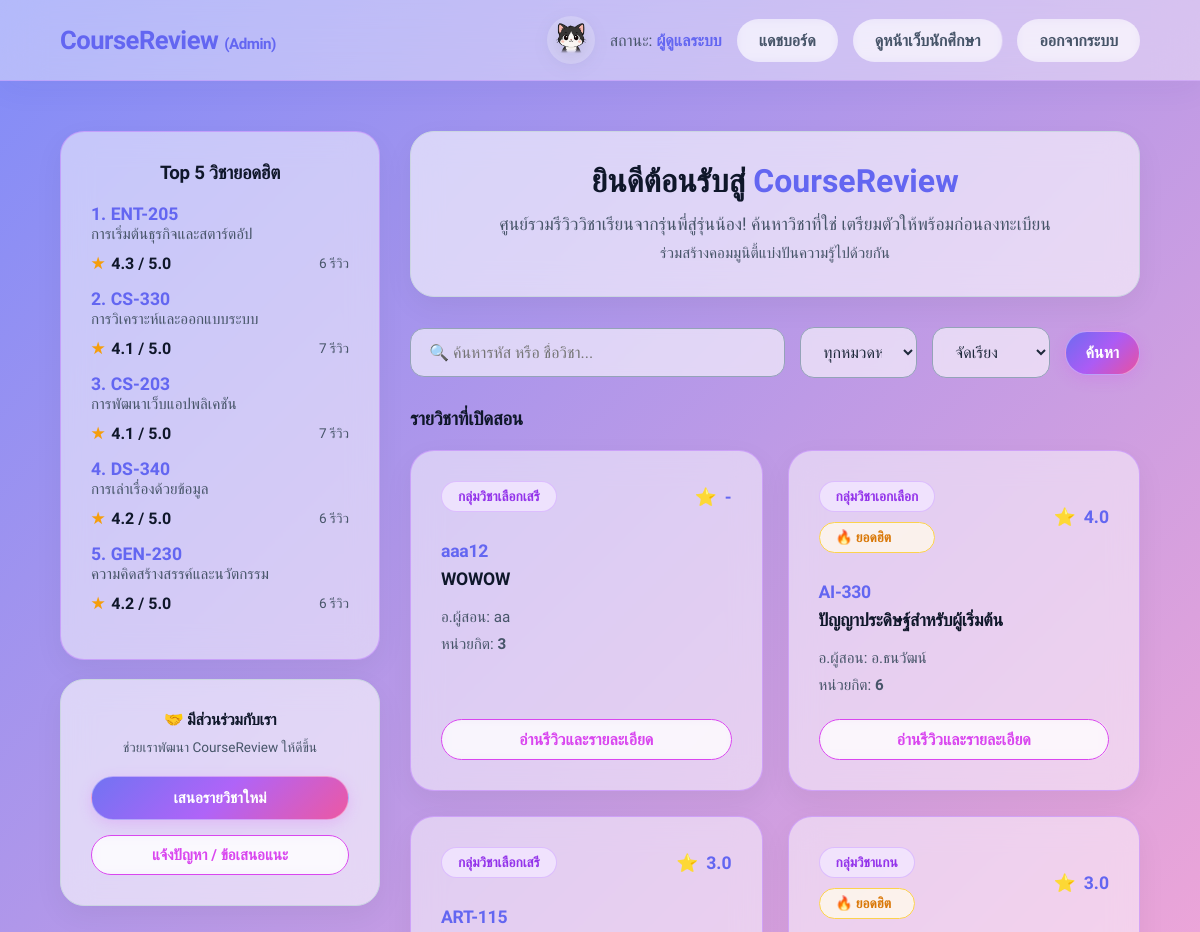
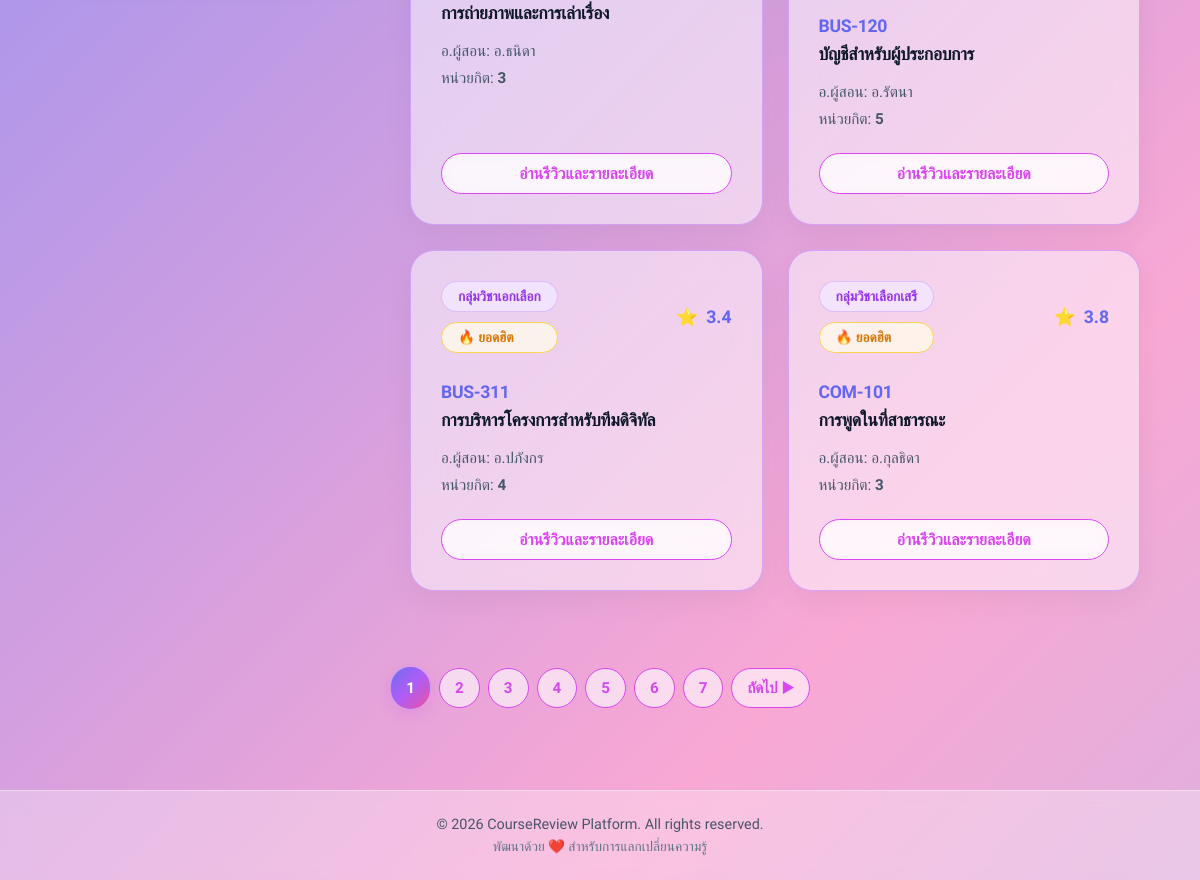
Page /CourseReview/index.php (signed in) on the committed database (2 pictures, top to bottom).
### tables this page shows
CREATE TABLE `courses` (
  `course_id` varchar(20) NOT NULL,
  `course_name` varchar(150) NOT NULL,
  `teacher_name` varchar(100) NOT NULL,
  `credits` int(11) NOT NULL DEFAULT 3,
  `category_id` int(11) DEFAULT NULL
);

CREATE TABLE `categories` (
  `category_id` int(11) NOT NULL,
  `category_name` varchar(100) NOT NULL
);

### CourseReview/classes/Course.php (called while the page is built, shortened)
<?php
class Course {
    private $conn;
    private $table_name = "courses";
    public function __construct($db) { $this->conn = $db; }
    public function getTopRated() {
        $query = "
            SELECT c.course_id, c.course_name,
                   AVG(r.rating) as avg_rating,
                   COUNT(r.review_id) as total_reviews,
                   -- ใช้ค่าเฉลี่ยตั้งต้น 3.5 และน้ำหนักเทียบเท่า 3 รีวิว เพื่อลดผลจากรีวิวจำนวนน้อย
                   ( (AVG(r.rating) * COUNT(r.review_id)) + (3.5 * 3) ) / (COUNT(r.review_id) + 3) as weighted_score
            FROM courses c
            JOIN reviews r ON c.course_id = r.course_id
            GROUP BY c.course_id
            HAVING total_reviews > 0
            -- เรียงด้วยคะแนนถ่วงน้ำหนัก ส่วน avg_rating ยังคงเป็นค่าเฉลี่ยจริงสำหรับแสดงผล
            ORDER BY weighted_score DESC
            LIMIT 5
        ";
        $stmt = $this->conn->prepare($query);
        $stmt->execute();
        return $stmt;
    }
    public function countSearchAdvanced($keyword, $category_id) {
        $query = "SELECT COUNT(DISTINCT c.course_id) as total
                  FROM " . $this->table_name . " c
                  WHERE (c.course_id LIKE :keyword OR c.course_name LIKE :keyword)";
        $stmt = $this->conn->prepare($query);
        $search_keyword = "%{$keyword}%";
        $stmt->bindParam(':keyword', $search_keyword);
        $stmt->execute();
        $row = $stmt->fetch(PDO::FETCH_ASSOC);
        return (int)$row['total'];
    }
    public function searchAdvancedPaginated($keyword, $category_id, $sort_by, $limit = 6, $offset = 0) {
        $query = "SELECT c.course_id, c.course_name, c.teacher_name, c.credits, cat.category_name,
                         COALESCE(ROUND(AVG(r.rating), 1), 0) as avg_rating,
                         MAX(r.created_at) as last_review,
                         COUNT(r.review_id) as review_count
                  FROM " . $this->table_name . " c
                  LEFT JOIN categories cat ON c.category_id = cat.category_id
                  LEFT JOIN reviews r ON c.course_id = r.course_id
                  WHERE (c.course_id LIKE :keyword OR c.course_name LIKE :keyword)";
        $query .= " GROUP BY c.course_id";
        if ($sort_by === 'most_reviews') {
            $query .= " ORDER BY review_count DESC, c.course_id ASC";
        } elseif ($sort_by === 'newest') {
            $query .= " ORDER BY last_review DESC, c.course_id ASC";
        } elseif ($sort_by === 'H_credits') {
            $query .= " ORDER BY c.credits DESC, c.course_id ASC";
        } elseif ($sort_by === 'L_credits') {
            $query .= " ORDER BY c.credits ASC, c.course_id ASC";
        }
        else {
            $query .= " ORDER BY c.course_id ASC";
        }
        $query .= " LIMIT :limit OFFSET :offset";
        $stmt = $this->conn->prepare($query);
        $search_keyword = "%{$keyword}%";
        $stmt->bindParam(':keyword', $search_keyword);
        $stmt->bindValue(':limit', (int)$limit, PDO::PARAM_INT);
        $stmt->bindValue(':offset', (int)$offset, PDO::PARAM_INT);
        $stmt->execute();
        return $stmt;
    }
}
?>

### CourseReview/index.php (the view, shortened to what this page needs)
<?php
require_once 'classes/Course.php';
$database = new Database();
$db = $database->getConnection();
$course = new Course($db);
$search_keyword = isset($_GET['search']) ? trim($_GET['search']) : "";
$filter_category = isset($_GET['category']) ? $_GET['category'] : "";
$sort_by = isset($_GET['sort']) ? $_GET['sort'] : "";
$items_per_page = 6;
$current_page = isset($_GET['page']) && is_numeric($_GET['page']) ? (int)$_GET['page'] : 1;
$total_items = $course->countSearchAdvanced($search_keyword, $filter_category);
$total_pages = ceil($total_items / $items_per_page);
$offset = ($current_page - 1) * $items_per_page;
$stmt = $course->searchAdvancedPaginated($search_keyword, $filter_category, $sort_by, $items_per_page, $offset);
$stmt_top = $course->getTopRated();
require_once 'includes/header.php';
?>
<div class="container grid-layout py-5">
    <aside>
        <div class="card">
            <h3 class="text-center mb-4">Top 5 วิชายอดฮิต</h3>
            <ul class="list-none">
                <?php
                $rank = 1;
                if ($stmt_top->rowCount() > 0):
                    while ($top_row = $stmt_top->fetch(PDO::FETCH_ASSOC)):
                ?>
                        <li class="mb-3 pb-3 border-b">
                            <strong class="text-primary text-lg"><?php echo $rank . ". " . htmlspecialchars($top_row['course_id']); ?></strong><br>
                            <span class="text-sm text-muted"><?php echo htmlspecialchars($top_row['course_name']); ?></span><br>
                            <div class="mt-2 flex justify-between items-center">
                                <div>
                                    <span class="stars">★</span> <span class="font-semibold text-dark"><?php echo number_format($top_row['avg_rating'], 1); ?> / 5.0</span>
                                </div>
                                <div class="text-xs text-muted font-medium">
                                    <?php echo $top_row['total_reviews']; ?> รีวิว
                                </div>
                            </div>
                        </li>
                    <?php $rank++;
                    endwhile;
                else: ?>
                    <li class="text-sm text-muted text-center">ยังไม่มีข้อมูลคะแนน</li>
                <?php endif; ?>
            </ul>
        </div>
        <br>
        <div class="card text-center bg-gray-light mt-5">
            <h4 class="text-dark mb-2">🤝 มีส่วนร่วมกับเรา</h4>
            <p class="text-xs text-muted mb-4">ช่วยเราพัฒนา CourseReview ให้ดีขึ้น</p>
            <div class="flex flex-col gap-3">
                <a href="student/suggest_course.php" class="btn w-full text-sm">เสนอรายวิชาใหม่</a>
                <a href="student/feedback.php" class="btn-outline w-full text-sm">แจ้งปัญหา / ข้อเสนอแนะ</a>
            </div>
        </div>
    </aside>
    <main>
        <div class="card mb-5 text-center bg-gray-light">
            <h1 class="text-3xl font-bold text-dark mb-2">ยินดีต้อนรับสู่ <span class="text-primary">CourseReview</span></h1>
            <p class="text-muted text-lg leading-relaxed">
                ศูนย์รวมรีวิววิชาเรียนจากรุ่นพี่สู่รุ่นน้อง! ค้นหาวิชาที่ใช่ เตรียมตัวให้พร้อมก่อนลงทะเบียน<br>
                <span class="text-sm font-medium">ร่วมสร้างคอมมูนิตี้แบ่งปันความรู้ไปด้วยกัน</span>
            </p>
        </div>
        <div class="mb-5">
            <form action="index.php" method="GET" class="m-0">
                <div class="flex flex-wrap gap-3 items-center">
                    <div class="input-group m-0 flex-grow">
                        <input type="text" name="search" value="<?php echo htmlspecialchars($search_keyword); ?>" placeholder="🔍 ค้นหารหัส หรือ ชื่อวิชา..." class="m-0 w-full">
                    </div>
                    <div class="input-group m-0 flex-1">
                        <select name="category" class="m-0 w-full">
                            <option value="">ทุกหมวดหมู่</option>
                        </select>
                    </div>
                    <div class="input-group m-0 flex-1">
                        <select name="sort" class="m-0 w-full">
                            <option value="">จัดเรียง</option>
                        </select>
                    </div>
                    <div class="flex gap-2">
                        <button type="submit" class="btn m-0 w-auto px-4">ค้นหา</button>
                    </div>
                </div>
            </form>
        </div>
        <h3 class="mb-4">รายวิชาที่เปิดสอน <?php if ($search_keyword != "" || $filter_category != "") echo "<span class='text-primary'>(ผลการกรอง)</span>"; ?></h3>
        <div class="course-grid">
            <?php if ($stmt->rowCount() > 0): while ($row = $stmt->fetch(PDO::FETCH_ASSOC)): ?>
                    <div class="card flex flex-col">
                        <div class="flex justify-between items-start mb-2">
                            <div class="flex flex-col items-start">
                                <span class="badge m-0"><?php echo htmlspecialchars($row['category_name']); ?></span>
                                <?php if ($row['review_count'] >= 6): ?>
                                    <span class="badge bg-warning-light text-warning m-0 mt-2 text-xs">🔥 ยอดฮิต</span>
                                <?php endif; ?>
                            </div>
                            <div class="flex items-center gap-2 text-primary font-bold text-lg ml-2">
                                ⭐ <span><?php echo ($row['avg_rating'] > 0) ? $row['avg_rating'] : '-'; ?></span>
                            </div>
                        </div>
                        <h4 class="mt-3 mb-2 text-lg text-dark leading-relaxed">
                            <span class="text-primary"><?php echo htmlspecialchars($row['course_id']); ?></span><br>
                            <?php echo htmlspecialchars($row['course_name']); ?>
                        </h4>
                        <p class="text-sm text-muted mb-4 flex-grow leading-loose">
                            อ.ผู้สอน: <?php echo htmlspecialchars($row['teacher_name']); ?> <br>
                            หน่วยกิต: <strong><?php echo htmlspecialchars($row['credits']); ?></strong>
                        </p>
                        <a href="course_detail.php?id=<?php echo urlencode($row['course_id']); ?>" class="btn-outline w-full text-center">อ่านรีวิวและรายละเอียด</a>
                    </div>
                <?php endwhile;
            endif; ?>
        </div>
    </main>
<?php if ($total_pages > 1): ?>
    <div class="pagination flex justify-center items-center gap-2">
        <?php for ($i = 1; $i <= $total_pages; $i++): ?>
            <a href="?page=<?php echo $i; ?>&search=<?php echo urlencode($search_keyword); ?>&category=<?php echo urlencode($filter_category); ?>&sort=<?php echo urlencode($sort_by); ?>"
                class="<?php echo $i == $current_page ? 'btn' : 'btn-outline'; ?> px-3 py-1 text-sm" style="width: auto;">
                <?php echo $i; ?>
            </a>
        <?php endfor; ?>
        <?php if ($current_page < $total_pages): ?>
            <a href="?page=<?php echo $current_page + 1; ?>&search=<?php echo urlencode($search_keyword); ?>&category=<?php echo urlencode($filter_category); ?>&sort=<?php echo urlencode($sort_by); ?>" class="btn-outline px-3 py-1 text-sm w-auto">ถัดไป ▶</a>
        <?php endif; ?>
    </div>
<?php endif; ?>
</div>
<?php require_once 'includes/footer.php'; ?>

### CourseReview/assets/css/style.css (style rules this page uses)
* { margin: 0; padding: 0; box-sizing: border-box; }
body { display: flex; flex-direction: column; font-family: 'Prompt', 'Segoe UI', sans-serif; background: linear-gradient(-45deg, #a5b4fc, #fbcfe8, #c084fc, #93c5fd, #f9a8d4, #818cf8); background-size: 400% 400%; animation: slowGradient 12s ease-in-out infinite; color: #334155; min-height: 100vh; overflow-x: hidden; -webkit-font-smoothing: antialiased; }
.container { width: 100%; padding: 40px 5%; margin: 0 auto; max-width: 1200px; }
.pagination { grid-column: 1 / -1; margin: 45px 0 30px; }
.grid-layout { display: grid; grid-template-columns: 320px 1fr; gap: 30px; align-items: start; }
.course-grid { display: grid; grid-template-columns: repeat(auto-fill, minmax(280px, 1fr)); gap: 25px; align-items: stretch; }
.card, .review-box, .timetable-wrapper { background: rgba(255, 255, 255, 0.5); backdrop-filter: blur(15px); -webkit-backdrop-filter: blur(15px); border: 1.5px solid rgba(192, 132, 252, 0.6); border-radius: 24px; padding: 30px; box-shadow: 0 10px 30px rgba(0, 0, 0, 0.05); transition: transform 0.4s cubic-bezier(0.34, 1.56, 0.64, 1), box-shadow 0.4s ease, background 0.4s ease; }
.input-group { margin-bottom: 20px; text-align: left; }
.input-group input, .input-group select, .input-group textarea { width: 100%; padding: 14px 18px; background: rgba(255, 255, 255, 0.6); backdrop-filter: blur(5px); border: 1.5px solid #94a3b8; border-radius: 14px; color: #1e293b; font-size: 1rem; transition: all 0.4s cubic-bezier(0.34, 1.56, 0.64, 1); font-family: inherit; }
.btn { background: linear-gradient(135deg, rgba(99, 102, 241, 0.9) 0%, rgba(168, 85, 247, 0.9) 50%, rgba(236, 72, 153, 0.9) 100%); backdrop-filter: blur(5px); color: #fff; border: 1.5px solid rgba(255, 255, 255, 0.4); padding: 12px 24px; border-radius: 99px; cursor: pointer; font-size: 1rem; font-weight: 600; width: 100%; transition: all 0.5s cubic-bezier(0.34, 1.56, 0.64, 1); text-align: center; text-decoration: none; display: inline-block; box-shadow: 0 4px 15px rgba(217, 70, 239, 0.2); }
.btn-outline { background: rgba(255, 255, 255, 0.6); backdrop-filter: blur(5px); border: 1.5px solid #d946ef; color: #d946ef; padding: 10px 20px; border-radius: 99px; text-decoration: none; display: inline-block; font: inherit; font-weight: 600; cursor: pointer; text-align: center; transition: all 0.5s cubic-bezier(0.34, 1.56, 0.64, 1); }
h2, h3, h4 { color: #0f172a; font-weight: 700; margin-bottom: 10px; letter-spacing: -0.3px; }
.stars { color: #f59e0b; font-size: 1.1rem; letter-spacing: 2px; }
.badge { background: rgba(243, 232, 255, 0.8); color: #9333ea; padding: 6px 16px; border-radius: 99px; font-size: 0.85rem; font-weight: 600; display: inline-block; border: 1.5px solid rgba(216, 180, 254, 0.8); }
.text-primary { color: #6366f1; }
.text-warning { color: #d97706; }
.text-dark { color: #0f172a; }
.text-muted { color: #475569; }
.bg-warning-light { background: rgba(255, 251, 235, 0.8); color: #d97706; border: 1.5px solid #fcd34d; }
.bg-gray-light { background: rgba(255, 255, 255, 0.6); border: 1.5px solid #cbd5e1; }
.flex { display: flex; }
.flex-col { flex-direction: column; }
.items-center { align-items: center; }
.justify-between { justify-content: space-between; }
.justify-center { justify-content: center; }
.gap-2 { gap: 8px; }
.gap-3 { gap: 15px; }
.flex-1 { flex: 1; }
.flex-grow { flex-grow: 1; }
.m-0 { margin: 0; }
.mt-2 { margin-top: 10px; }
.mt-3 { margin-top: 15px; }
.mb-2 { margin-bottom: 10px; }
.mb-3 { margin-bottom: 15px; }
.mb-4 { margin-bottom: 20px; }
.mb-5 { margin-bottom: 30px; }
.px-3 { padding-left: 15px; padding-right: 15px; }
.px-4 { padding-left: 20px; padding-right: 20px; }
.py-5 { padding-top: 50px; padding-bottom: 50px; }
.text-center { text-align: center; }
.font-bold { font-weight: 700; }
.font-semibold { font-weight: 600; }
.font-medium { font-weight: 500; }
.text-xs { font-size: 0.85rem; }
.text-sm { font-size: 0.95rem; }
.text-lg { font-size: 1.1rem; }
.text-3xl { font-size: 2rem; }
.leading-relaxed { line-height: 1.6; }
.leading-loose { line-height: 1.8; }
.w-full { width: 100%; }
.w-auto { width: auto; }
.list-none { list-style: none; padding: 0; margin: 0; }

### rows in the picture
courses: course_id "ENT-205", course_name "การเริ่มต้นธุรกิจและสตาร์ตอัป", avg_rating "4.3", total_reviews "6"
courses: course_id "CS-330", course_name "การวิเคราะห์และออกแบบระบบ", avg_rating "4.1", total_reviews "7"
courses: course_id "CS-203", course_name "การพัฒนาเว็บแอปพลิเคชัน", avg_rating "4.1", total_reviews "7"
courses: course_id "DS-340", course_name "การเล่าเรื่องด้วยข้อมูล", avg_rating "4.2", total_reviews "6"
courses: course_id "GEN-230", course_name "ความคิดสร้างสรรค์และนวัตกรรม", avg_rating "4.2", total_reviews "6"
courses: category.category_name "กลุ่มวิชาเลือกเสรี", course_id "aaa12", course_name "WOWOW", teacher_name "aa", credits "3"
courses: category.category_name "กลุ่มวิชาเอกเลือก", shows "🔥 ยอดฮิต", avg_rating "4.0", course_id "AI-330", course_name "ปัญญาประดิษฐ์สำหรับผู้เริ่มต้น", teacher_name "อ.ธนวัฒน์", credits "6"
courses: category.category_name "กลุ่มวิชาเลือกเสรี", avg_rating "3.0", course_id "ART-115", course_name "การถ่ายภาพและการเล่าเรื่อง", teacher_name "อ.ธนิดา", credits "3"
courses: category.category_name "กลุ่มวิชาแกน", shows "🔥 ยอดฮิต", avg_rating "3.0", course_id "BUS-120", course_name "บัญชีสำหรับผู้ประกอบการ", teacher_name "อ.รัตนา", credits "5"
courses: category.category_name "กลุ่มวิชาเอกเลือก", shows "🔥 ยอดฮิต", avg_rating "3.4", course_id "BUS-311", course_name "การบริหารโครงการสำหรับทีมดิจิทัล", teacher_name "อ.ปภังกร", credits "4"
courses: category.category_name "กลุ่มวิชาเลือกเสรี", shows "🔥 ยอดฮิต", avg_rating "3.8", course_id "COM-101", course_name "การพูดในที่สาธารณะ", teacher_name "อ.กุลธิดา", credits "3"
